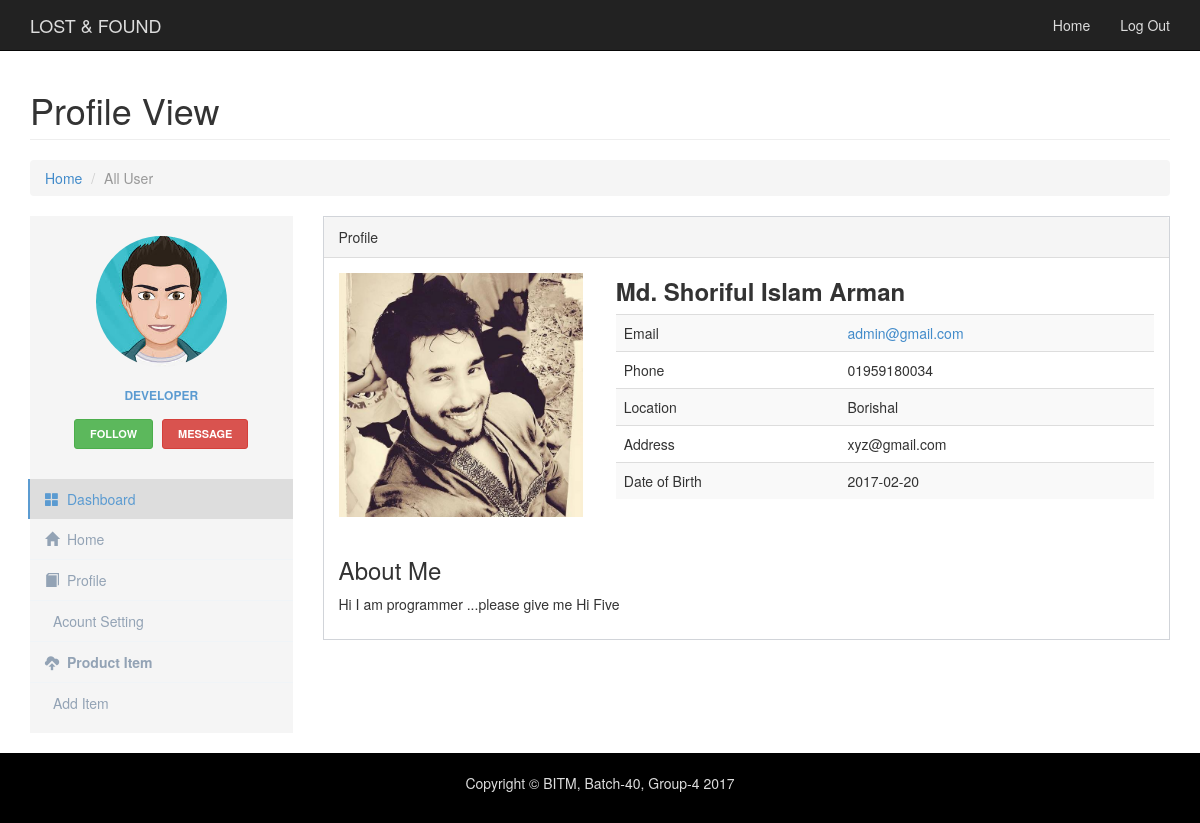
Screenshot of /profile.php?user_id=2 (signed in) with the database file from the repository.
### tables this page shows
CREATE TABLE `user_profile` (
  `id` int(11) NOT NULL,
  `user_name` varchar(255) NOT NULL,
  `user_pass` varchar(255) NOT NULL,
  `user_email` varchar(255) NOT NULL,
  `user_number` varchar(11) NOT NULL,
  `user_address` varchar(255) NOT NULL,
  `user_country` varchar(255) NOT NULL,
  `user_dob` date NOT NULL,
  `user_des` text NOT NULL,
  `user_img` varchar(255) NOT NULL,
  `user_code` varchar(120) NOT NULL,
  `user_status` tinyint(1) NOT NULL
);

### src/allclassfile/user.php (called while the page is built, shortened)
<?php
class user
{
    private $db;
    function __construct($DB_con)
    {
        $this->db = $DB_con;
    }
    function profileData($data)
    {
        if (!empty($data['user_id'])) {
            $user_id = $data['user_id'];
        }
        $query = 'SELECT * FROM user_profile WHERE id=' . $user_id;
        $stmt = $this->db->prepare($query);
        $stmt->execute();
        if ($stmt->rowCount() > 0) {
            $row = $stmt->fetch(PDO::FETCH_ASSOC);
            return $row;
        } else {
            return "No Data Available In User Table";
        }
    }
}
?>

### profile.php (the view, shortened to what this page needs)
<?php
include_once("src/allinclude.php");
$user = new user($DB_con);
$user_profile = $user->profileData($_GET);
include_once("header.php")
?>
<div class="container">
	<div class="row">
		<div class="col-lg-12">
			<h1 class="page-header">Profile View</h1>
			<ol class="breadcrumb">
				<li><a href="index.html">Home</a></li>
				<li class="active">All User</li>
			</ol>
		</div>
	</div>
</div>
<div class="container">
	<div class="row ">
		<?php include_once("side_menu.php")?>
		<div class="col-md-9">
			<div class="">
				<div class="panel-default border">
					<div class="panel-heading">Profile</div>
					<div class="panel-body">
						<div class="row">
							<div class="col-md-12">
								<img  src="profileimg/<?php echo $user_profile['user_img']; ?>" alt="" class="pull-left prof-img" style="margin: 0 20px 20px 0">
								<div class="pro-desc pull-right">
									<h3><strong><?php echo $user_profile['user_name'] ; ?></strong></h3>
									<table class="table table-striped">
										<tbody>
																				<tr>
											<td>Email</td>
											<td><a><?php echo $user_profile['user_email'];  ?></a></td>
										</tr>
										<tr>
											<td>Phone</td>
											<td><?php echo $user_profile['user_number'];  ?></td>
										</tr>
										<tr>
											<td>Location</td>
											<td><?php echo $user_profile['user_country']; ?></td>
										</tr>
										<tr>
											<td>Address</td>
											<td><?php echo $user_profile['user_address']; ?></td>
										</tr>
										<tr>
											<td>Date of Birth</td>
											<td>
                                                <?php echo $user_profile['user_dob'];  ?>
											</td>
										</tr>
										</tbody>
									</table>
								</div>
							</div>
					</div>
						<div class="row">
							<div class="col-md-12 ">
								<h3>About Me</h3>
                                <p><?php echo $user_profile['user_des'];  ?></p>
							</div>
						</div>
				</div>
			</div>
		</div>
	</div>
</div>
</div>
<?php include_once("footer.php")?>

### header.php (shortened to what this page needs)
<!DOCTYPE html>
<html lang="en">
<head>
	<link href="css/bootstrap.css" rel="stylesheet">
	<link href="css/modern-business.css" rel="stylesheet">
	<link href="font-awesome/css/font-awesome.min.css" rel="stylesheet">
	<link rel="stylesheet" type="text/css" href="css/style.css" />
	<link rel="stylesheet" type="text/css" href="css/menu_style.css" />
	<link rel = "stylesheet" media = "screen" href="css/timepicker.css" charset="utf-8" />
	<link rel = "stylesheet" media = "screen" href="css/jquery-ui-1.9.0.custom.min.css" charset="utf-8" />
	<link rel="stylesheet" type="text/css" href="https://cdn.datatables.net/1.10.13/css/dataTables.bootstrap.min.css">
</head>
<body>
<nav class="navbar navbar-inverse navbar-fixed-top" role="navigation">
    <div class="container">
        <div class="navbar-header">
            <a class="navbar-brand" href="index.html">LOST & FOUND</a>
        </div>
        <div class="collapse navbar-collapse navbar-ex1-collapse">
            <ul class="nav navbar-nav navbar-right">
                <li><a href="index.php">Home</a></li>
                <?php
                if(isset($_SESSION['login']) AND !empty($_SESSION['login'])){
                    echo '<li><a href="logout.php">Log Out</a></li>';
                }else{
                    echo '<li><a href="login.php">Login/Register</a></li>';
                }
                ?>
            </ul>
        </div>
    </div>
</nav>

### side_menu.php (shortened to what this page needs)
<div class="col-md-3">
    <div class="profile-sidebar">
        <div class="profile-userpic">
            <img src="<?php if(isset($_SESSION['user_img']) AND !empty($_SESSION['user_img'])) {echo "profileimg/".$_SESSION['user_img'];}else{
                echo "images/default.jpg";
            } ?>" class="img-responsive" alt="">
        </div>
        <div class="profile-usertitle">
            <div class="profile-usertitle-job">
                Developer
            </div>
        </div>
        <div class="profile-userbuttons">
            <button type="button" class="btn btn-success btn-sm">Follow</button>
            <button type="button" class="btn btn-danger btn-sm">Message</button>
        </div>
        <div class="profile-usermenu">
            <ul class="nav">
                <li class="active"><a href="dashboard.php"><i class="glyphicon glyphicon-th-large"></i>Dashboard</a></li>
                <li class=""><a href="index.php"><i class="glyphicon glyphicon-home"></i>Home</a></li>
                <li class=""><a href="profile.php?user_id=<?php if(isset($_SESSION['user_id']) AND !empty($_SESSION['user_id'])) {echo $_SESSION['user_id'];} ?>"><i class="glyphicon glyphicon-book"></i>Profile</a></li>
                <li><a href="profile_setting.php?user_id=<?php if(isset($_SESSION['user_id']) AND !empty($_SESSION['user_id'])) {echo $_SESSION['user_id'];} ?>"><i class=""></i>Acount Setting</a></li>
                <li><a  href="all_item.php"><i class="glyphicon glyphicon-cloud-upload"></i><b>Product Item</b></a></li>
                <li><a  href="insert_item.php"><i class="glyphicon glyphicon-open-file"></i>Add Item</a></li>
            </ul>
        </div>
    </div>
</div>

### footer.php (shortened to what this page needs)
<div class="container-fluid footer ">
    <div class="row">
        <div class="container">
            <div class="row">
                <div class="col-lg-12">
                    <p class="text-center">Copyright &copy; BITM, Batch-40, Group-4 2017</p>
                </div>
            </div>
        </div>
    </div>
</div>
</body>
</html>

### css/modern-business.css (style rules this page uses)
html, body { height: 100%; }
body { //background-color:#ddd; padding-top: 50px; }
.navbar-inverse .navbar-nav > li > a { color:#ddd; }
.navbar-inverse .navbar-brand { color:#ddd; }
.prof-img { width:30%; }
.pro-desc { width:66%; margin-top:-15px; }
.item, .active, .carousel-inner { height: 100%; }
.footer { margin-top: 20px; background-color: #000; width: 100%; min-height: 20px; padding: 20px; }
.footer p { color:#ddd; }

### css/menu_style.css (style rules this page uses)
body { background: #Ffff; }
.border { border:1px solid #d1d4d9 }
.profile-sidebar { padding: 20px 0 10px 0; background: #F5F5F5; }
.profile-userpic img { float: none; margin: 0 auto; width: 50%; height: 50%; -webkit-border-radius: 50% !important; -moz-border-radius: 50% !important; border-radius: 50% !important; }
.profile-usertitle { text-align: center; margin-top: 20px; }
.profile-usertitle-job { text-transform: uppercase; color: #5b9bd1; font-size: 12px; font-weight: 600; margin-bottom: 15px; }
.profile-userbuttons { text-align: center; margin-top: 10px; }
.profile-userbuttons .btn { text-transform: uppercase; font-size: 11px; font-weight: 600; padding: 6px 15px; margin-right: 5px; }
.profile-userbuttons .btn:last-child { margin-right: 0px; }
.profile-usermenu { margin-top: 30px; }
.profile-usermenu ul li { border-bottom: 1px solid #f0f4f7; }
.profile-usermenu ul li:last-child { border-bottom: none; }
.profile-usermenu ul li a { color: #93a3b5; font-size: 14px; font-weight: 400; }
.profile-usermenu ul li a i { margin-right: 8px; font-size: 14px; }
.profile-usermenu ul li.active { border-bottom: none; }
.profile-usermenu ul li.active a { color: #5b9bd1; background-color: #ddd; border-left: 2px solid #5b9bd1; margin-left: -2px; }

### rows the page displays
user_profile: user_img (picture), user_name "Md. Shoriful Islam Arman", user_email "admin@gmail.com", user_number "01959180034", user_country "Borishal", user_address "xyz@gmail.com", user_dob "2017-02-20", user_des "Hi I am programmer ...please give me Hi Five"
